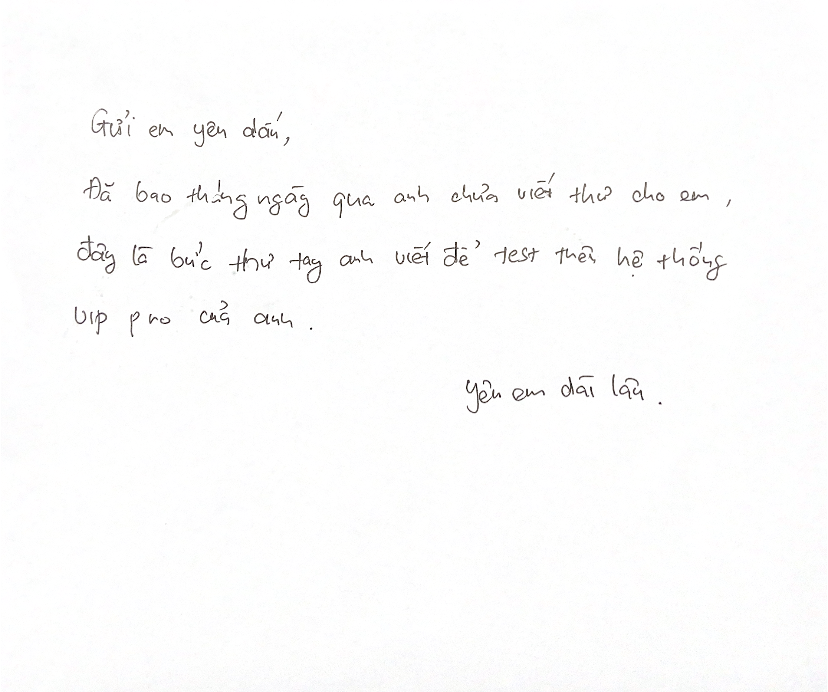
#> input picture yunkhngn-frontend/sample.jpg, 828 x 692 px
$ python -i image_processor.py   (imports and definitions only)
#> lines starting #> are read from the running program, lines starting #| are printed output that depends on the picture; after the words box and inside, x2 and y2 are one past the last pixel; in counts of white or black regions, pixels touching at a corner belong together
#> further down, picture is the input picture: shape (692, 828, 3); mean B, G, R 252.1, 252.1, 252.2
import cv2
import numpy as np


def generate_reveal_map(img: np.ndarray) -> bytes:
    """
    Process scanned handwriting image to generate a reveal timing map.
    Returns PNG bytes of a grayscale image where:
    - pixel value 0 = background (revealed immediately as paper)
    - pixel value 1–255 = stroke timing (1 = first, 255 = last)

    Algorithm:
    1. Binarize to find ink pixels
    2. Detect text line bands via horizontal projection
    3. Assign each ink pixel a timing value based on (line_index, x_position)
    """
    gray = cv2.cvtColor(img, cv2.COLOR_BGR2GRAY)
    h, w = gray.shape
#> h = 692; w = 828

    clahe = cv2.createCLAHE(clipLimit=2.0, tileGridSize=(16, 16))
    enhanced = clahe.apply(gray)

    adaptive_binary = cv2.adaptiveThreshold(
        enhanced,
        255,
        cv2.ADAPTIVE_THRESH_GAUSSIAN_C,
        cv2.THRESH_BINARY_INV,
        blockSize=31,
        C=5,
    )
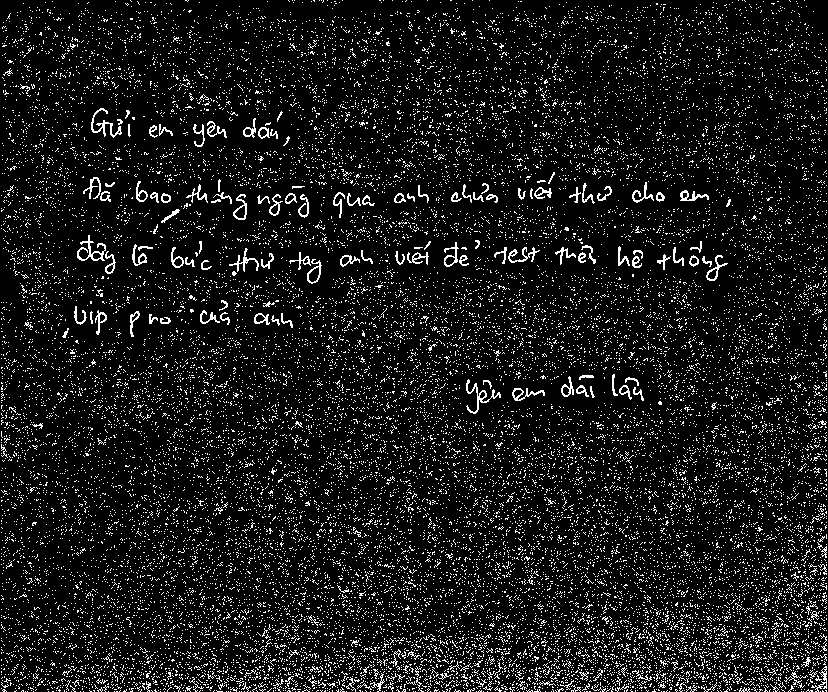
#> adaptive_binary: shape (692, 828); 9.3% white in thin lines or dots

    _, otsu_binary = cv2.threshold(enhanced, 0, 255, cv2.THRESH_BINARY_INV + cv2.THRESH_OTSU)
#> otsu_binary: shape (692, 828); 1% white in thin lines or dots, all inside (x1, y1, x2, y2) = (75, 108, 731, 413)

    binary = cv2.bitwise_or(adaptive_binary, otsu_binary)

    close_kernel = cv2.getStructuringElement(cv2.MORPH_RECT, (3, 3))
    binary = cv2.morphologyEx(binary, cv2.MORPH_CLOSE, close_kernel, iterations=1)
#> binary: shape (692, 828); 16.7% white; 9587 white regions (8677 under 20 px), largest, box (x1, y1, x2, y2) and area: (37, 604, 828, 692) 20615, (718, 528, 828, 638) 2070, (77, 235, 116, 274) 377

    num_labels, labels, stats, _ = cv2.connectedComponentsWithStats(binary)
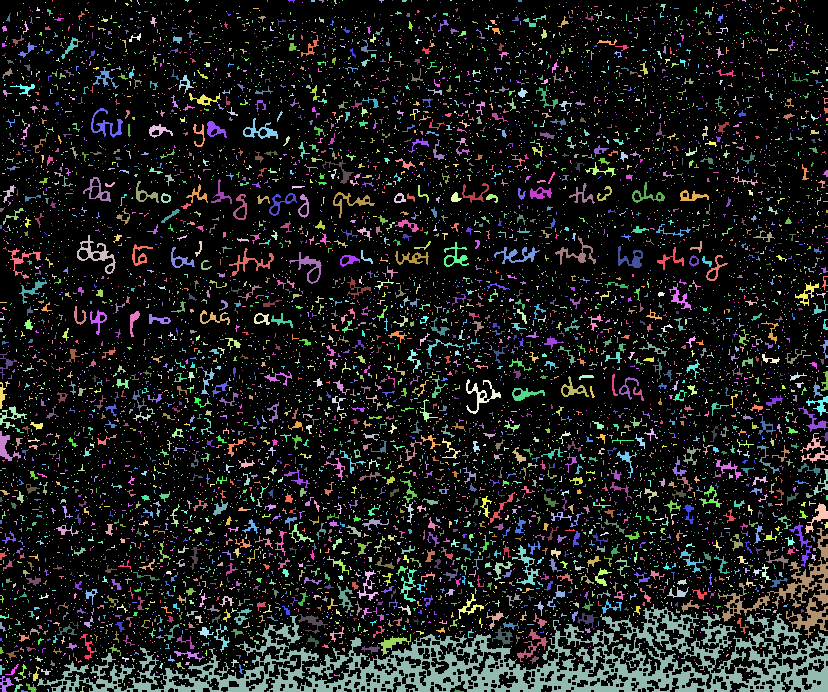
#> labels: shape (692, 828) int32; 9588 distinct labels, from 0 to 9587; one colour per label, 0 black
#> num_labels = 9588
    min_area = max(5, int(h * w * 0.000005))
#> min_area = 5

    keep = stats[:, cv2.CC_STAT_AREA] >= min_area
    keep[0] = False

    binary = np.where(keep[labels], 255, 0).astype(np.uint8)
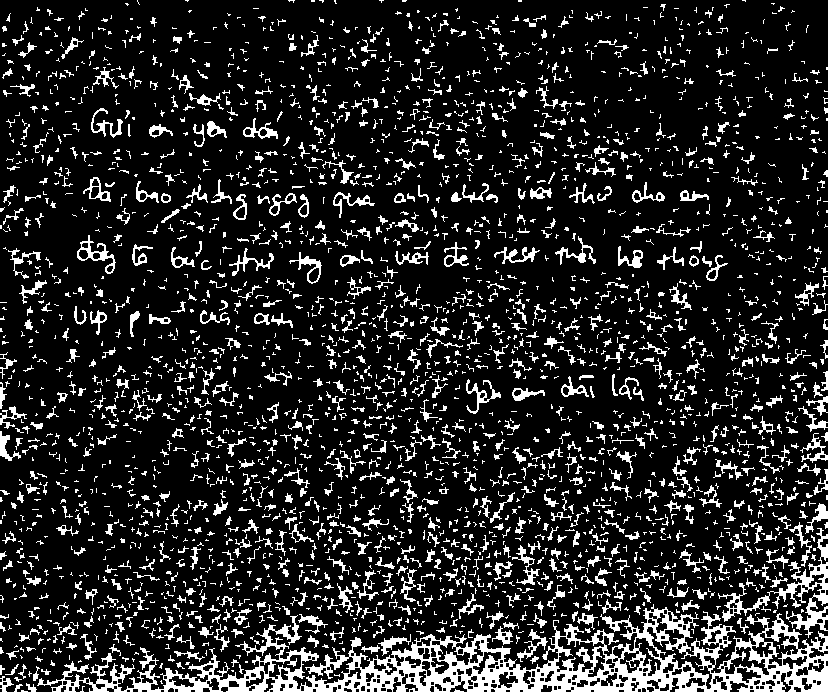
#> binary: shape (692, 828); 15% white; 2643 white regions (1733 under 20 px), largest, box (x1, y1, x2, y2) and area: (37, 604, 828, 692) 20615, (718, 528, 828, 638) 2070, (77, 235, 116, 274) 377

    row_ink = np.sum(binary > 0, axis=1)
#> row_ink = 692 values, max 604 at index 691, min 5 at index 2, mean 124.2

    smooth_window = max(3, h // 200)
#> smooth_window = 3
    if smooth_window % 2 == 0:
        smooth_window += 1
    row_ink_smooth = cv2.GaussianBlur(
        row_ink.astype(np.float32).reshape(-1, 1),
        (1, smooth_window),
        0,
    ).flatten()
#> row_ink_smooth = 692 values, max 564 at index 691, min 9.25 at index 5, mean 124.1

    ink_threshold = max(2, np.max(row_ink_smooth) * 0.10)
#> ink_threshold = 56.4
    in_band = False
    band_start = 0
    raw_line_bands = []
    gap_tolerance = max(5, int(h * 0.005))
#> gap_tolerance = 5
    gap_count = 0

    for y in range(h):
        if row_ink_smooth[y] >= ink_threshold:
            if not in_band:
                band_start = y
                in_band = True
            gap_count = 0
        else:
            if in_band:
                gap_count += 1
                if gap_count > gap_tolerance:
                    raw_line_bands.append((band_start, y - gap_count))
                    in_band = False
                    gap_count = 0
#> after the loop, band_start = 280; in_band = True; raw_line_bands = [(17, 20), (28, 32), (39, 54), (62, 204), (211, 268)]
    if in_band:
        raw_line_bands.append((band_start, h - 1))

    if not raw_line_bands:
        raw_line_bands = [(0, h - 1)]

    line_bands = []
    max_band_h = max(20, int(h * 0.08))
#> max_band_h = 55
    for start_y, end_y in raw_line_bands:
        band_h = end_y - start_y
        if band_h > max_band_h:
            num_splits = int(np.ceil(band_h / max_band_h))
            split_h = band_h // num_splits
            for s in range(num_splits):
                s_start = start_y + s * split_h
                s_end = start_y + (s + 1) * split_h - 1 if s < num_splits - 1 else end_y
                line_bands.append((s_start, s_end))
        else:
            line_bands.append((start_y, end_y))
#> this loop made 6 passes
#> (start_y, end_y, band_h, num_splits, split_h) on passes 4 to 6: (62, 204, 142, 3, 47), (211, 268, 57, 2, 28), (280, 691, 411, 8, 51)
#> (start_y, end_y, band_h) on passes 1 to 3: (17, 20, 3), (28, 32, 4), (39, 54, 15)
#> after the loop, line_bands = [(17, 20), (28, 32), (39, 54), (62, 108), (109, 155), (156, 204), (211, 238), (239, 268), (280, 330), (331, 381), (382, 432), (433, 483), (484, 534), (535, 585), (586, 636), (637, 691)]

    band_info = []
    for start_y, end_y in line_bands:
        band_slice = binary[start_y : end_y + 1, :]
        ink_cols = np.where(np.any(band_slice > 0, axis=0))[0]
        if len(ink_cols) > 0:
            min_x = int(ink_cols[0])
            max_x = int(ink_cols[-1])
        else:
            min_x, max_x = 0, w - 1
        band_info.append(
            {
                "start_y": start_y,
                "end_y": end_y,
                "min_x": min_x,
                "max_x": max_x,
            }
        )
#> this loop made 16 passes
#> (start_y, end_y, min_x, max_x) on passes 1 to 12: (17, 20, 6, 764), (28, 32, 2, 806), (39, 54, 2, 794), (62, 108, 2, 827), (109, 155, 6, 827), (156, 204, 3, 827), (211, 238, 0, 827), (239, 268, 3, 825), (280, 330, 0, 827), (331, 381, 0, 827), (382, 432, 0, 827), (433, 483, 0, 827)
#> after the loop, band_info = 16 items

    num_bands = len(band_info)
#> num_bands = 16
    reveal_map = np.zeros((h, w), dtype=np.uint8)
    TIME_MIN = 1
    TIME_MAX = 255
    total_range = TIME_MAX - TIME_MIN
    X_WEIGHT = 0.90

    band_duration = total_range / num_bands
#> band_duration = 15.88

    for b_idx, band in enumerate(band_info):
        t_line_base = TIME_MIN + b_idx * band_duration
        x_range = max(band["max_x"] - band["min_x"], 1)

        y_slice = slice(band["start_y"], band["end_y"] + 1)
        band_binary = binary[y_slice, :]

        x_indices = np.arange(w)
        x_progress = np.clip((x_indices - band["min_x"]) / x_range, 0.0, 1.0)

        timing_x = t_line_base + x_progress * band_duration * X_WEIGHT
        timing_x = np.clip(timing_x, TIME_MIN, TIME_MAX).astype(np.uint8)

        timing_2d = np.tile(timing_x, (band_binary.shape[0], 1))

        mask = band_binary > 0

        band_reveal = reveal_map[y_slice, :]
        band_reveal[mask] = timing_2d[mask]
#> this loop made 16 passes
#> (band, t_line_base, x_range) on passes 1 to 10: ({'start_y': 17, 'end_y': 20, 'min_x': 6, 'max_x': 764}, 1, 758), ({'start_y': 28, 'end_y': 32, 'min_x': 2, 'max_x': 806}, 16.88, 804), ({'start_y': 39, 'end_y': 54, 'min_x': 2, 'max_x': 794}, 32.75, 792), ({'start_y': 62, 'end_y': 108, 'min_x': 2, 'max_x': 827}, 48.62, 825), ({'start_y': 109, 'end_y': 155, 'min_x': 6, 'max_x': 827}, 64.5, 821), ({'start_y': 156, 'end_y': 204, 'min_x': 3, 'max_x': 827}, 80.38, 824), ({'start_y': 211, 'end_y': 238, 'min_x': 0, 'max_x': 827}, 96.25, 827), ({'start_y': 239, 'end_y': 268, 'min_x': 3, 'max_x': 825}, 112.1, 822), ({'start_y': 280, 'end_y': 330, 'min_x': 0, 'max_x': 827}, 128, 827), ({'start_y': 331, 'end_y': 381, 'min_x': 0, 'max_x': 827}, 143.9, 827)
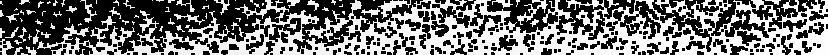
#> band_reveal: shape (55, 828); min 0, max 253, mean 110

    stray_mask = (binary > 0) & (reveal_map == 0)
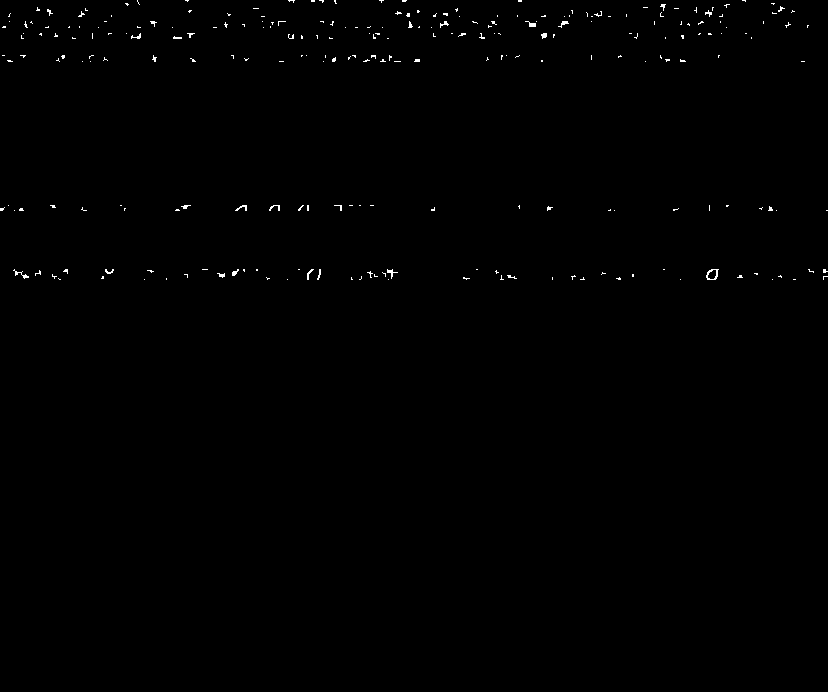
#> stray_mask: shape (692, 828) bool; 0.36% white in thin lines or dots, all inside (x1, y1, x2, y2) = (0, 0, 828, 280)
    y_indices = np.arange(h)
#> y_indices = 692 values from 0 to 691
    timing_y = np.clip((y_indices / h) * TIME_MAX, TIME_MIN, TIME_MAX).astype(np.uint8)
#> timing_y = 692 values from 1 to 254
    timing_2d_y = np.tile(timing_y[:, np.newaxis], (1, w))
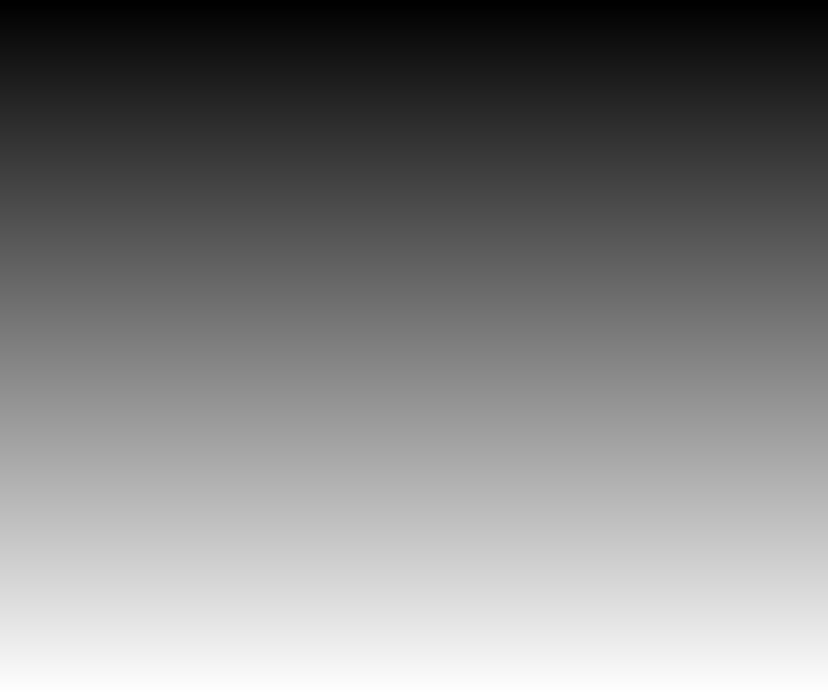
#> timing_2d_y: shape (692, 828); min 1, max 254, mean 126.8
    reveal_map[stray_mask] = timing_2d_y[stray_mask]

    dilate_kernel = cv2.getStructuringElement(cv2.MORPH_ELLIPSE, (5, 5))
    reveal_map = cv2.dilate(reveal_map, dilate_kernel, iterations=1)
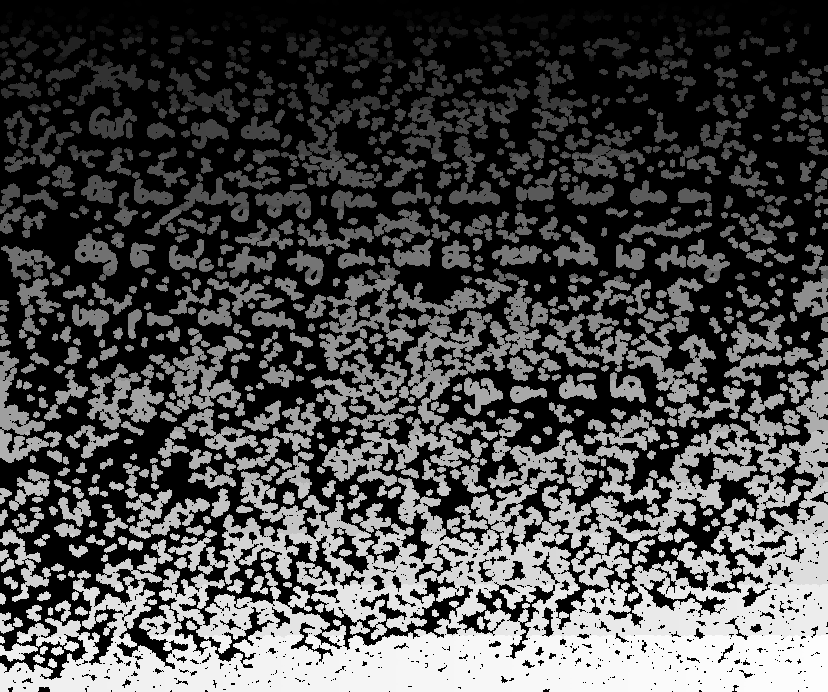
#> reveal_map: shape (692, 828); min 0, max 253, mean 76.7

    _, buf = cv2.imencode(".png", reveal_map)
    return buf.tobytes()


def validate_scan(img: np.ndarray) -> dict:
    """Validate that the scanned image is suitable for processing."""
    h, w = img.shape[:2]
    issues = []

    if h < 300 or w < 200:
        issues.append("Image resolution too low (min 200x300)")

    gray = cv2.cvtColor(img, cv2.COLOR_BGR2GRAY)
    contrast = gray.std()
    if contrast < 15:
        issues.append(f"Low contrast ({contrast:.0f}); text may be hard to detect")

    return {"valid": len(issues) == 0, "issues": issues, "width": w, "height": h}

>>> import cv2
>>> picture = cv2.imread('../../../yunkhngn-frontend/sample.jpg')
>>> result = generate_reveal_map(picture)
